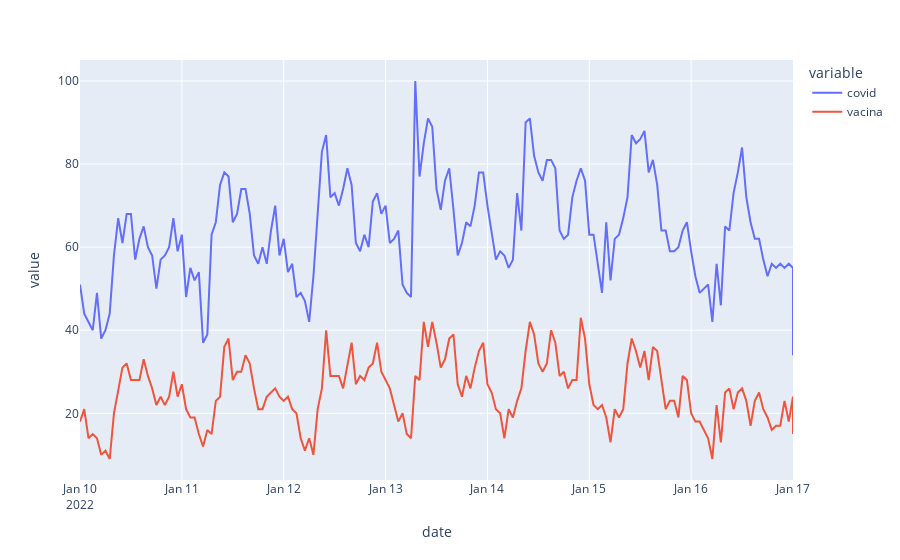

Notebook code for this chart:
### Markdown cell above
With the `historical_interest` function we can get hourly results on a time window of a maximum of one week

### Code cell
hi = historical_interest(["covid", "vacina"], geo='BR',year_start=2022, month_start=1,
                                day_start=10, hour_start=0, year_end=2022,
                                month_end=1, day_end=17, hour_end=0)#,frequency='hourly')
hi[["covid", "vacina"]].plot()

### Figure 1 — Plotly figure (JSON) as saved in the notebook; plotly's stock layout.template omitted (floating-point values rounded to 4 significant figures; data arrays with more than 128 entries replaced by an {"elided": "..."} marker saying what was removed)
{"data": [{"hovertemplate": "variable=covid<br>date=%{x}<br>value=%{y}<extra></extra>", "legendgroup": "covid", "line": {"color": "#636efa", "dash": "solid"}, "marker": {"symbol": "circle"}, "mode": "lines", "name": "covid", "orientation": "v", "showlegend": true, "type": "scatter", "x": {"elided": "170 str values"}, "xaxis": "x", "y": {"elided": "170 int values"}, "yaxis": "y"}, {"hovertemplate": "variable=vacina<br>date=%{x}<br>value=%{y}<extra></extra>", "legendgroup": "vacina", "line": {"color": "#EF553B", "dash": "solid"}, "marker": {"symbol": "circle"}, "mode": "lines", "name": "vacina", "orientation": "v", "showlegend": true, "type": "scatter", "x": {"elided": "170 str values"}, "xaxis": "x", "y": {"elided": "170 int values"}, "yaxis": "y"}], "layout": {"autosize": true, "legend": {"title": {"text": "variable"}, "tracegroupgap": 0}, "margin": {"t": 60}, "xaxis": {"anchor": "y", "autorange": true, "domain": [0, 1], "range": ["2022-01-10", "2022-01-17"], "title": {"text": "date"}, "type": "date"}, "yaxis": {"anchor": "x", "autorange": true, "domain": [0, 1], "range": [3.944, 105.1], "title": {"text": "value"}, "type": "linear"}}}
